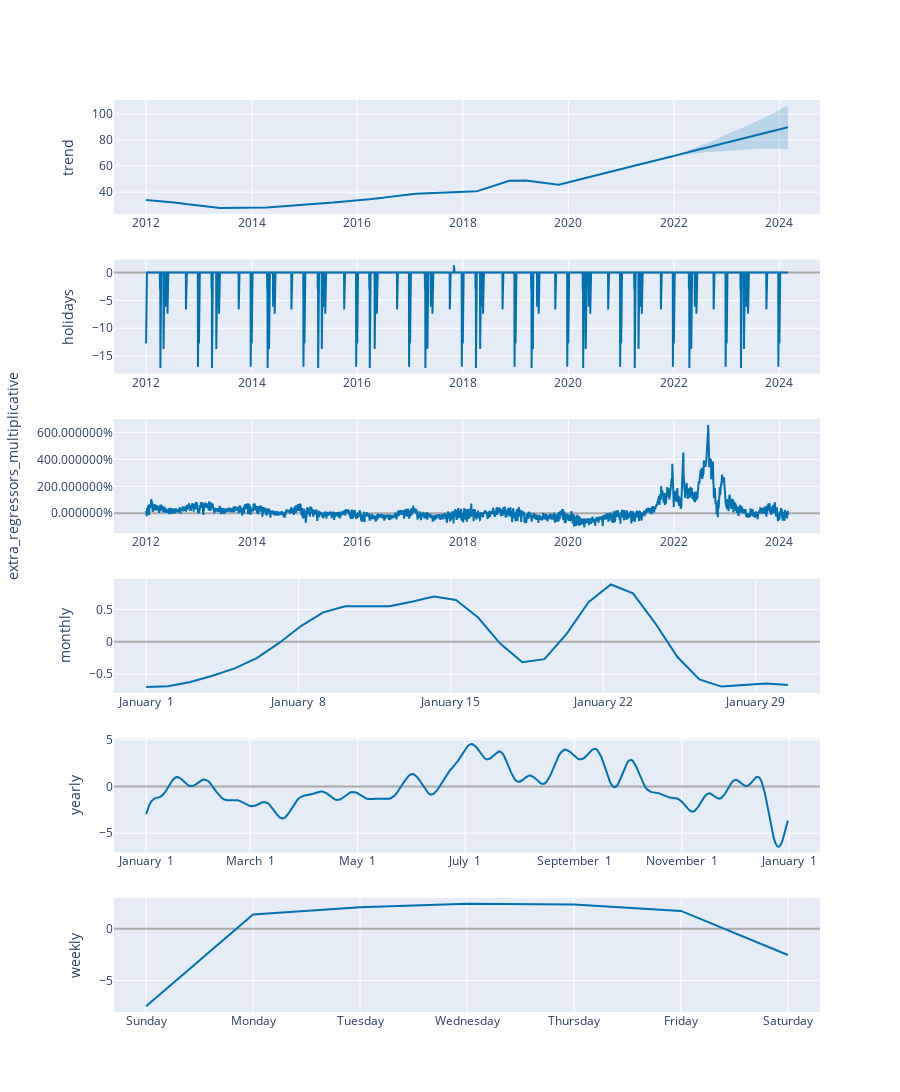

Notebook code cell kept with this figure:
### Code cell
# Python
plot_components_plotly(m, forecast)

### Figure 1 — Plotly figure (JSON) as saved in the notebook; plotly's stock layout.template omitted (floating-point values rounded to 4 significant figures; data arrays with more than 128 entries replaced by an {"elided": "..."} marker saying what was removed)
{"data": [{"line": {"color": "#0072B2", "width": 2}, "mode": "lines", "name": "trend", "type": "scatter", "x": {"elided": "4443 str values"}, "xaxis": "x", "y": {"elided": "4443 float values"}, "yaxis": "y"}, {"line": {"color": "rgba(0, 114, 178, 0.2)", "width": 0}, "mode": "lines", "name": "trend_upper", "type": "scatter", "x": {"elided": "4443 str values"}, "xaxis": "x", "y": {"elided": "4443 float values"}, "yaxis": "y"}, {"fill": "tonexty", "fillcolor": "rgba(0, 114, 178, 0.2)", "line": {"color": "rgba(0, 114, 178, 0.2)", "width": 0}, "mode": "lines", "name": "trend_lower", "type": "scatter", "x": {"elided": "4443 str values"}, "xaxis": "x", "y": {"elided": "4443 float values"}, "yaxis": "y"}, {"line": {"color": "#0072B2", "width": 2}, "mode": "lines", "name": "holidays", "text": {"elided": "4443 str values"}, "type": "scatter", "x": {"elided": "4443 str values"}, "xaxis": "x2", "y": {"elided": "4443 float values"}, "yaxis": "y2"}, {"line": {"color": "#0072B2", "width": 2}, "mode": "lines", "name": "extra_regressors_multiplicative", "type": "scatter", "x": {"elided": "4443 str values"}, "xaxis": "x3", "y": {"elided": "4443 float values"}, "yaxis": "y3"}, {"line": {"color": "#0072B2", "width": 2}, "mode": "lines", "name": "monthly", "type": "scatter", "x": ["2017-01-01T00:00:00", "2017-01-02T00:24:00", "2017-01-03T00:48:00", "2017-01-04T01:12:00", "2017-01-05T01:36:00", "2017-01-06T02:00:00", "2017-01-07T02:24:00", "2017-01-08T02:48:00", "2017-01-09T03:12:00", "2017-01-10T03:36:00", "2017-01-11T04:00:00", "2017-01-12T04:24:00", "2017-01-13T04:48:00", "2017-01-14T05:12:00", "2017-01-15T05:36:00", "2017-01-16T06:00:00", "2017-01-17T06:24:00", "2017-01-18T06:48:00", "2017-01-19T07:12:00", "2017-01-20T07:36:00", "2017-01-21T08:00:00", "2017-01-22T08:24:00", "2017-01-23T08:48:00", "2017-01-24T09:12:00", "2017-01-25T09:36:00", "2017-01-26T10:00:00", "2017-01-27T10:24:00", "2017-01-28T10:48:00", "2017-01-29T11:12:00", "2017-01-30T11:36:00"], "xaxis": "x4", "y": [-0.702, -0.6896, -0.6221, -0.5265, -0.4127, -0.2527, -0.02263, 0.2423, 0.4542, 0.5474, 0.5472, 0.5497, 0.6186, 0.6983, 0.6463, 0.3742, -0.02837, -0.317, -0.2701, 0.1209, 0.6152, 0.8849, 0.7487, 0.289, -0.2333, -0.5818, -0.694, -0.6705, -0.6448, -0.6685], "yaxis": "y4"}, {"line": {"color": "#0072B2", "width": 2}, "mode": "lines", "name": "yearly", "type": "scatter", "x": {"elided": "365 str values"}, "xaxis": "x5", "y": {"elided": "365 float values"}, "yaxis": "y5"}, {"line": {"color": "#0072B2", "width": 2}, "mode": "lines", "name": "weekly", "type": "scatter", "x": ["2017-01-01T00:00:00", "2017-01-02T00:00:00", "2017-01-03T00:00:00", "2017-01-04T00:00:00", "2017-01-05T00:00:00", "2017-01-06T00:00:00", "2017-01-07T00:00:00"], "xaxis": "x6", "y": [-7.489, 1.396, 2.096, 2.434, 2.354, 1.736, -2.527], "yaxis": "y6"}], "layout": {"height": 1200, "showlegend": false, "width": 900, "xaxis": {"anchor": "y", "domain": [0, 1], "range": ["2011-05-23T21:36:00", "2024-10-08T02:24:00"], "type": "date"}, "xaxis2": {"anchor": "y2", "domain": [0, 1], "range": ["2011-05-23T21:36:00", "2024-10-08T02:24:00"], "type": "date"}, "xaxis3": {"anchor": "y3", "domain": [0, 1], "range": ["2011-05-23T21:36:00", "2024-10-08T02:24:00"], "type": "date"}, "xaxis4": {"anchor": "y4", "domain": [0, 1], "range": ["2016-12-30T12:37:12", "2017-01-31T22:58:48"], "tickformat": "%B %e", "type": "date"}, "xaxis5": {"anchor": "y5", "domain": [0, 1], "range": ["2016-12-13T18:54:02.958904115", "2018-01-18T11:04:57.863013581"], "tickformat": "%B %e", "type": "date"}, "xaxis6": {"anchor": "y6", "domain": [0, 1], "range": ["2016-12-31T16:48:00", "2017-01-07T07:12:00"], "tickformat": "%A", "type": "date"}, "yaxis": {"anchor": "x", "domain": [0.875, 1], "rangemode": "normal", "title": {"text": "trend"}, "zerolinecolor": "#AAA"}, "yaxis2": {"anchor": "x2", "domain": [0.7, 0.825], "rangemode": "tozero", "title": {"text": "holidays"}, "zerolinecolor": "#AAA"}, "yaxis3": {"anchor": "x3", "domain": [0.525, 0.65], "hoverformat": ".2%", "rangemode": "tozero", "tickformat": "%", "title": {"text": "extra_regressors_multiplicative"}, "zerolinecolor": "#AAA"}, "yaxis4": {"anchor": "x4", "domain": [0.35, 0.475], "title": {"text": "monthly"}, "zerolinecolor": "#AAA"}, "yaxis5": {"anchor": "x5", "domain": [0.175, 0.3], "title": {"text": "yearly"}, "zerolinecolor": "#AAA"}, "yaxis6": {"anchor": "x6", "domain": [0, 0.125], "title": {"text": "weekly"}, "zerolinecolor": "#AAA"}}}
